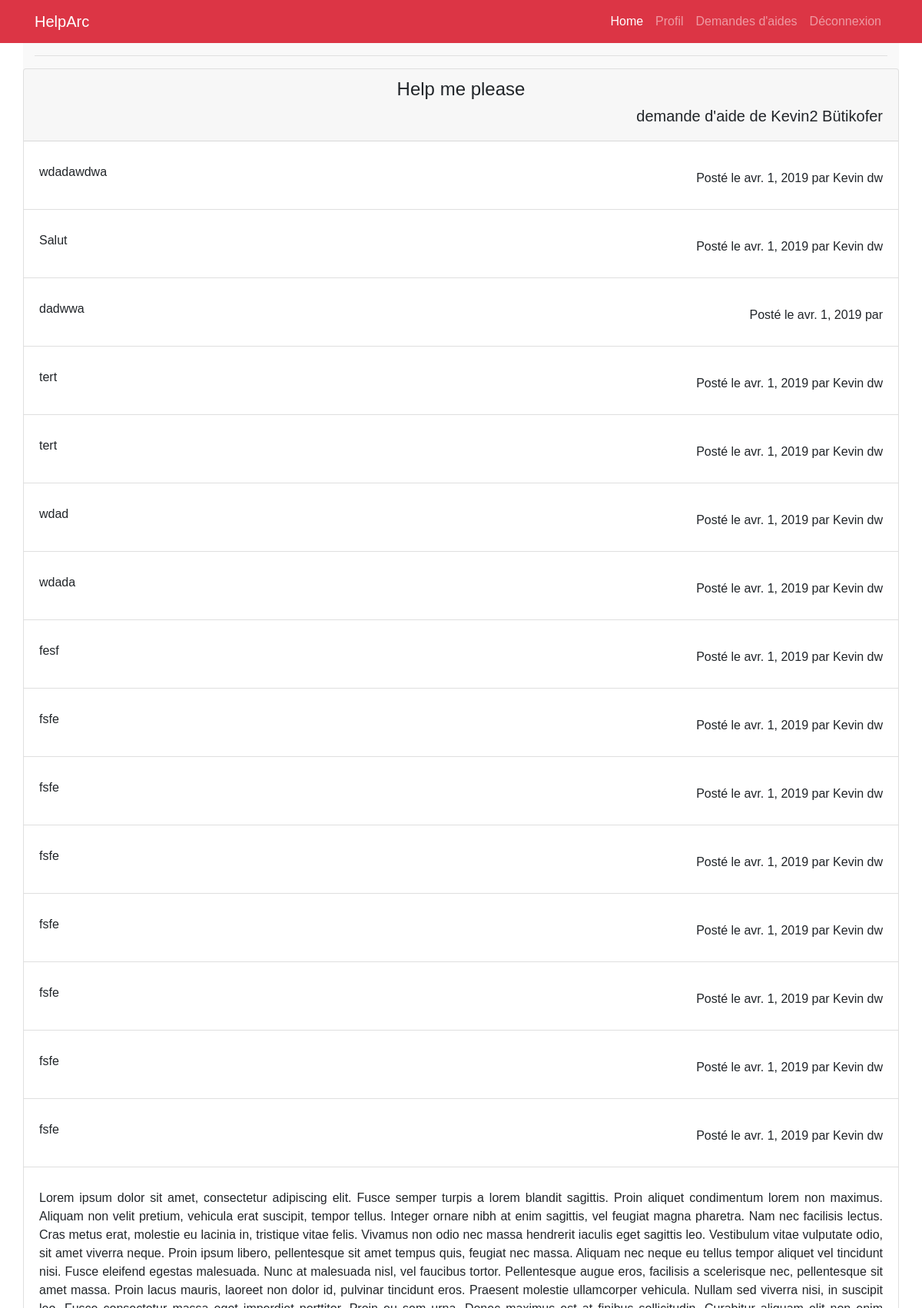
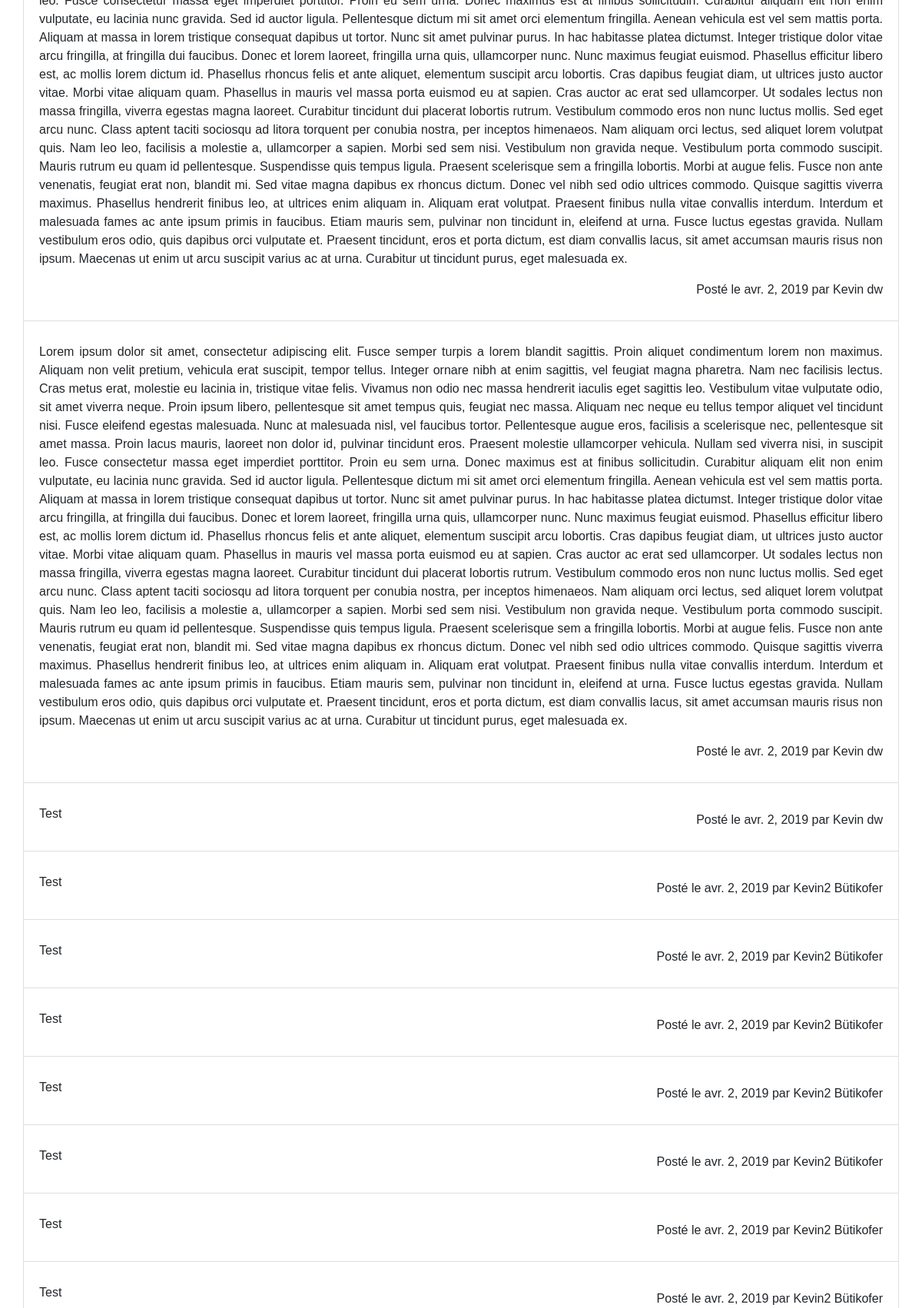
Page /helpRequest/4 (signed in, upper part) on the committed database (2 pictures, top to bottom).
### HelpArcApp/models.py (models this page shows, shortened)
class Request(models.Model):
    title = models.CharField(max_length=50)
    read = models.IntegerField()
    closed = models.BooleanField()
    date = models.DateField(auto_now_add=True)
    studentId = models.ForeignKey(User, on_delete=models.SET_NULL, null=True, related_name='student')
    helperId = models.ForeignKey(User, on_delete=models.SET_NULL, null=True, related_name='helper')
    technologyId = models.ForeignKey('Technology', on_delete=models.SET_NULL, null=True)

class Message(models.Model):
    content = models.TextField()
    date = models.DateField(auto_now=True)
    requestId = models.ForeignKey('Request', on_delete=models.CASCADE, null=True)
    senderId = models.ForeignKey(User, on_delete=models.CASCADE, null=True)

### HelpArcApp/views.py (the view, shortened to what this page needs)
# urls.py: path('helpRequest/<id>', views.helpRequest, name='helpRequest'),
@login_required
def helpRequest(request, id):
    context = {}
    helpRequest = Request.objects.get(id=id)
    messageForm = MessageForm()
    messages = Message.objects.filter(requestId=helpRequest)
    context['messageForm'] = messageForm
    context['messagesH'] = messages
    context['helpRequest'] = helpRequest
    if request.method == 'GET':
        return render(request, 'request.html', context)

### HelpArcApp/templates/request.html (shortened to what this page needs)
{% extends 'base.html' %}
{% load static %}
{% load crispy_forms_tags %}
{% block content %}
<hr/>
    <div class="row">
<div class="card w-100" >
  <div class="card-header">
    <h4 >{{ helpRequest.title }}</h4> <h5 class="float-right">demande d'aide de {{ helpRequest.studentId.get_full_name }}</h5>
  </div>
  <ul class="list-group list-group-flush">
   {% for message in messagesH %}
       <li class="list-group-item"><p class="float-left text-justify mt-3 mb-3">{{ message.content }}</p> <br><p class="float-right clear"> Posté le {{ message.date }} par {{ message.senderId.get_full_name }}</p></li>
     {% endfor %}
  </ul>
</div>
    </div>
</div>
{% endblock %}

### HelpArcApp/static/HelpArc/custom.css (style rules this page uses)
body { font-family: "Lucida Sans Unicode", "Lucida Grande", sans-serif; }

### rows in the picture
Request: title "Help me please", studentId.get_full_name "Kevin2 Bütikofer"
Message: content "wdadawdwa", date "avr. 1, 2019", senderId.get_full_name "Kevin dw"
Message: content "Salut", date "avr. 1, 2019", senderId.get_full_name "Kevin dw"
Message: content "dadwwa", date "avr. 1, 2019"
Message: content "tert", date "avr. 1, 2019", senderId.get_full_name "Kevin dw"
Message: content "tert", date "avr. 1, 2019", senderId.get_full_name "Kevin dw"
Message: content "wdad", date "avr. 1, 2019", senderId.get_full_name "Kevin dw"
Message: content "wdada", date "avr. 1, 2019", senderId.get_full_name "Kevin dw"
Message: content "fesf", date "avr. 1, 2019", senderId.get_full_name "Kevin dw"
Message: content "fsfe", date "avr. 1, 2019", senderId.get_full_name "Kevin dw"
Message: content "fsfe", date "avr. 1, 2019", senderId.get_full_name "Kevin dw"
Message: content "fsfe", date "avr. 1, 2019", senderId.get_full_name "Kevin dw"
Message: content "fsfe", date "avr. 1, 2019", senderId.get_full_name "Kevin dw"
Message: content "fsfe", date "avr. 1, 2019", senderId.get_full_name "Kevin dw"
Message: content "fsfe", date "avr. 1, 2019", senderId.get_full_name "Kevin dw"
Message: content "fsfe", date "avr. 1, 2019", senderId.get_full_name "Kevin dw"
Message: content "Lorem ipsum dolor sit amet, consectetur adipiscing elit. Fusce semper turpis a lorem blandit sagittis. Proin aliquet condimentum lorem non maximus. Aliquam non velit pretium, vehicula erat suscipit, tempor tellus. Integer ornare nibh at enim sagittis, vel feugiat magna pharetra. Nam nec facilisis lectus. Cras metus erat, molestie eu lacinia in, tristique vitae felis. Vivamus non odio nec massa hendrerit iaculis eget sagittis leo. Vestibulum vitae vulputate odio, sit amet viverra neque. Proin ipsum libero, pellentesque sit amet tempus quis, feugiat nec massa. Aliquam nec neque eu tellus tempor aliquet vel tincidunt nisi. Fusce eleifend egestas malesuada. Nunc at malesuada nisl, vel faucibus…", date "avr. 2, 2019", senderId.get_full_name "Kevin dw"
Message: content "Lorem ipsum dolor sit amet, consectetur adipiscing elit. Fusce semper turpis a lorem blandit sagittis. Proin aliquet condimentum lorem non maximus. Aliquam non velit pretium, vehicula erat suscipit, tempor tellus. Integer ornare nibh at enim sagittis, vel feugiat magna pharetra. Nam nec facilisis lectus. Cras metus erat, molestie eu lacinia in, tristique vitae felis. Vivamus non odio nec massa hendrerit iaculis eget sagittis leo. Vestibulum vitae vulputate odio, sit amet viverra neque. Proin ipsum libero, pellentesque sit amet tempus quis, feugiat nec massa. Aliquam nec neque eu tellus tempor aliquet vel tincidunt nisi. Fusce eleifend egestas malesuada. Nunc at malesuada nisl, vel faucibus…", date "avr. 2, 2019", senderId.get_full_name "Kevin dw"
Message: content "Test", date "avr. 2, 2019", senderId.get_full_name "Kevin dw"
Message: content "Test", date "avr. 2, 2019", senderId.get_full_name "Kevin2 Bütikofer"
Message: content "Test", date "avr. 2, 2019", senderId.get_full_name "Kevin2 Bütikofer"
Message: content "Test", date "avr. 2, 2019", senderId.get_full_name "Kevin2 Bütikofer"
Message: content "Test", date "avr. 2, 2019", senderId.get_full_name "Kevin2 Bütikofer"
Message: content "Test", date "avr. 2, 2019", senderId.get_full_name "Kevin2 Bütikofer"
Message: content "Test", date "avr. 2, 2019", senderId.get_full_name "Kevin2 Bütikofer"
Message: content "Test", date "avr. 2, 2019", senderId.get_full_name "Kevin2 Bütikofer"
